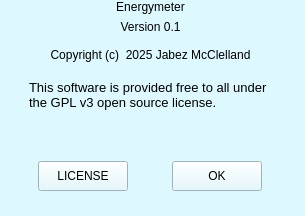
<?xml version="1.0" encoding="UTF-8"?>
<ui version="4.0">
 <class>AboutEnergymeter</class>
 <widget class="QWidget" name="AboutEnergymeter">
  <property name="geometry">
   <rect>
    <x>0</x>
    <y>0</y>
    <width>305</width>
    <height>216</height>
   </rect>
  </property>
  <property name="windowTitle">
   <string>About Energymeter</string>
  </property>
  <property name="styleSheet">
   <string notr="true">background-color: rgb(222, 248, 255);</string>
  </property>
  <widget class="QWidget" name="verticalLayoutWidget">
   <property name="geometry">
    <rect>
     <x>0</x>
     <y>0</y>
     <width>301</width>
     <height>191</height>
    </rect>
   </property>
   <layout class="QVBoxLayout" name="verticalLayout">
    <property name="leftMargin">
     <number>0</number>
    </property>
    <item>
     <widget class="QLabel" name="label">
      <property name="sizePolicy">
       <sizepolicy hsizetype="Preferred" vsizetype="Fixed">
        <horstretch>0</horstretch>
        <verstretch>0</verstretch>
       </sizepolicy>
      </property>
      <property name="styleSheet">
       <string notr="true">font: 75 20pt &quot;Trebuchet MS&quot;;
</string>
      </property>
      <property name="text">
       <string>Energymeter</string>
      </property>
      <property name="alignment">
       <set>Qt::AlignCenter</set>
      </property>
      <property name="margin">
       <number>0</number>
      </property>
     </widget>
    </item>
    <item>
     <widget class="QLabel" name="versionLabel">
      <property name="sizePolicy">
       <sizepolicy hsizetype="Preferred" vsizetype="Fixed">
        <horstretch>0</horstretch>
        <verstretch>0</verstretch>
       </sizepolicy>
      </property>
      <property name="styleSheet">
       <string notr="true"/>
      </property>
      <property name="text">
       <string>Version 0.1</string>
      </property>
      <property name="alignment">
       <set>Qt::AlignCenter</set>
      </property>
      <property name="margin">
       <number>0</number>
      </property>
     </widget>
    </item>
    <item>
     <widget class="QLabel" name="label_3">
      <property name="sizePolicy">
       <sizepolicy hsizetype="Fixed" vsizetype="Fixed">
        <horstretch>0</horstretch>
        <verstretch>0</verstretch>
       </sizepolicy>
      </property>
      <property name="maximumSize">
       <size>
        <width>500</width>
        <height>30</height>
       </size>
      </property>
      <property name="styleSheet">
       <string notr="true">font: 12pt &quot;Trebuchet MS&quot;;
</string>
      </property>
      <property name="text">
       <string>Copyright (c)  2025 Jabez McClelland</string>
      </property>
      <property name="alignment">
       <set>Qt::AlignCenter</set>
      </property>
      <property name="indent">
       <number>-1</number>
      </property>
     </widget>
    </item>
    <item alignment="Qt::AlignHCenter|Qt::AlignTop">
     <widget class="QTextBrowser" name="textBrowser">
      <property name="sizePolicy">
       <sizepolicy hsizetype="Fixed" vsizetype="Fixed">
        <horstretch>0</horstretch>
        <verstretch>0</verstretch>
       </sizepolicy>
      </property>
      <property name="maximumSize">
       <size>
        <width>250</width>
        <height>50</height>
       </size>
      </property>
      <property name="styleSheet">
       <string notr="true">font: 10pt &quot;Trebuchet MS&quot;;
</string>
      </property>
      <property name="frameShape">
       <enum>QFrame::Shape::NoFrame</enum>
      </property>
      <property name="markdown">
       <string>This software is provided free to all under the GPL v3 open source license.

</string>
      </property>
      <property name="html">
       <string>&lt;!DOCTYPE HTML PUBLIC &quot;-//W3C//DTD HTML 4.0//EN&quot; &quot;http://www.w3.org/TR/REC-html40/strict.dtd&quot;&gt;
&lt;html&gt;&lt;head&gt;&lt;meta name=&quot;qrichtext&quot; content=&quot;1&quot; /&gt;&lt;meta charset=&quot;utf-8&quot; /&gt;&lt;style type=&quot;text/css&quot;&gt;
p, li { white-space: pre-wrap; }
hr { height: 1px; border-width: 0; }
li.unchecked::marker { content: &quot;\2610&quot;; }
li.checked::marker { content: &quot;\2612&quot;; }
&lt;/style&gt;&lt;/head&gt;&lt;body style=&quot; font-family:'Trebuchet MS'; font-size:10pt; font-weight:400; font-style:normal;&quot;&gt;
&lt;p style=&quot; margin-top:0px; margin-bottom:0px; margin-left:0px; margin-right:0px; -qt-block-indent:0; text-indent:0px;&quot;&gt;This software is provided free to all under the GPL v3 open source license.&lt;/p&gt;&lt;/body&gt;&lt;/html&gt;</string>
      </property>
     </widget>
    </item>
    <item>
     <layout class="QHBoxLayout" name="horizontalLayout">
      <item>
       <widget class="QPushButton" name="licenseButt">
        <property name="sizePolicy">
         <sizepolicy hsizetype="Fixed" vsizetype="Fixed">
          <horstretch>0</horstretch>
          <verstretch>0</verstretch>
         </sizepolicy>
        </property>
        <property name="minimumSize">
         <size>
          <width>90</width>
          <height>30</height>
         </size>
        </property>
        <property name="styleSheet">
         <string notr="true">font: 12pt &quot;Trebuchet MS&quot;;
</string>
        </property>
        <property name="text">
         <string>LICENSE</string>
        </property>
       </widget>
      </item>
      <item>
       <widget class="QPushButton" name="OKButt">
        <property name="sizePolicy">
         <sizepolicy hsizetype="Fixed" vsizetype="Fixed">
          <horstretch>0</horstretch>
          <verstretch>0</verstretch>
         </sizepolicy>
        </property>
        <property name="minimumSize">
         <size>
          <width>90</width>
          <height>30</height>
         </size>
        </property>
        <property name="styleSheet">
         <string notr="true">font: 12pt &quot;Trebuchet MS&quot;;
</string>
        </property>
        <property name="text">
         <string>OK</string>
        </property>
       </widget>
      </item>
     </layout>
    </item>
   </layout>
  </widget>
 </widget>
 <resources/>
 <connections/>
</ui>
